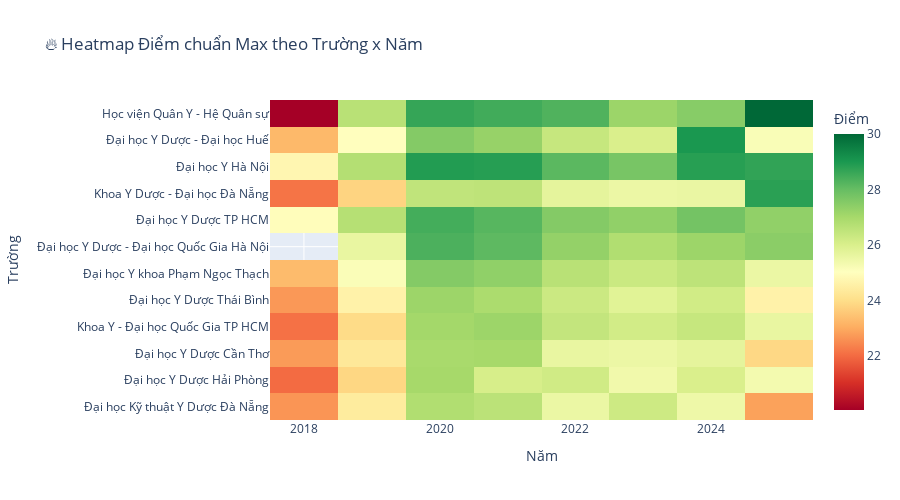

This figure's notebook cell:
### Code cell
# 3.5 Heatmap - Điểm chuẩn theo Trường x Năm
pivot = df_benchmark.pivot_table(values='diem_chuan', index='ten_truong', columns='nam', aggfunc='max')
pivot = pivot.loc[pivot.max(axis=1).sort_values(ascending=False).head(12).index]

fig = px.imshow(pivot,
                title='🔥 Heatmap Điểm chuẩn Max theo Trường x Năm',
                labels=dict(x="Năm", y="Trường", color="Điểm"),
                color_continuous_scale='RdYlGn',
                aspect='auto')

fig.update_layout(height=500)
fig.show()

### Figure 1 — Plotly figure (JSON) as saved in the notebook; plotly's stock layout.template omitted (floating-point values rounded to 4 significant figures)
{"data": [{"coloraxis": "coloraxis", "hovertemplate": "Năm: %{x}<br>Trường: %{y}<br>Điểm: %{z}<extra></extra>", "name": "0", "type": "heatmap", "x": [2018, 2019, 2020, 2021, 2022, 2023, 2024, 2025], "xaxis": "x", "y": ["Học viện Quân Y - Hệ Quân sự", "Đại học Y Dược - Đại học Huế", "Đại học Y Hà Nội", "Khoa Y Dược - Đại học Đà Nẵng", "Đại học Y Dược TP HCM", "Đại học Y Dược - Đại học Quốc Gia Hà Nội", "Đại học Y khoa Phạm Ngọc Thạch", "Đại học Y Dược Thái Bình", "Khoa Y - Đại học Quốc Gia TP HCM", "Đại học Y Dược Cần Thơ", "Đại học Y Dược Hải Phòng", "Đại học Kỹ thuật Y Dược Đà Nẵng"], "yaxis": "y", "z": [[20.05, 26.65, 28.65, 28.5, 28.3, 27.17, 27.49, 30], [23.25, 25, 27.55, 27.25, 26.4, 26, 29, 25.17], [24.75, 26.75, 28.9, 28.85, 28.15, 27.73, 28.83, 28.7], [22.15, 23.8, 26.5, 26.55, 25.7, 25.52, 25.57, 28.8], [24.95, 26.7, 28.45, 28.2, 27.55, 27.34, 27.8, 27.34], [null, 25.6, 28.35, 28.11, 27.3, 26.8, 27.15, 27.43], [23.3, 25.15, 27.55, 27.35, 26.65, 26.31, 26.57, 25.55], [22.7, 24.6, 27.15, 26.9, 26.3, 25.8, 26.17, 24.6], [22.1, 23.95, 27.05, 27.15, 26.45, 26.15, 26.4, 25.6], [22.75, 24.3, 26.95, 27, 25.6, 25.52, 25.7, 23.88], [22, 23.85, 27, 26.05, 26.2, 25.4, 26, 25.33], [22.65, 24.4, 26.8, 26.6, 25.55, 26.25, 25.47, 22.85]]}], "layout": {"coloraxis": {"colorbar": {"title": {"text": "Điểm"}}, "colorscale": [[0, "rgb(165,0,38)"], [0.1, "rgb(215,48,39)"], [0.2, "rgb(244,109,67)"], [0.3, "rgb(253,174,97)"], [0.4, "rgb(254,224,139)"], [0.5, "rgb(255,255,191)"], [0.6, "rgb(217,239,139)"], [0.7, "rgb(166,217,106)"], [0.8, "rgb(102,189,99)"], [0.9, "rgb(26,152,80)"], [1, "rgb(0,104,55)"]]}, "height": 500, "title": {"text": "🔥 Heatmap Điểm chuẩn Max theo Trường x Năm"}, "xaxis": {"anchor": "y", "domain": [0, 1], "title": {"text": "Năm"}}, "yaxis": {"anchor": "x", "autorange": "reversed", "domain": [0, 1], "title": {"text": "Trường"}}}}
